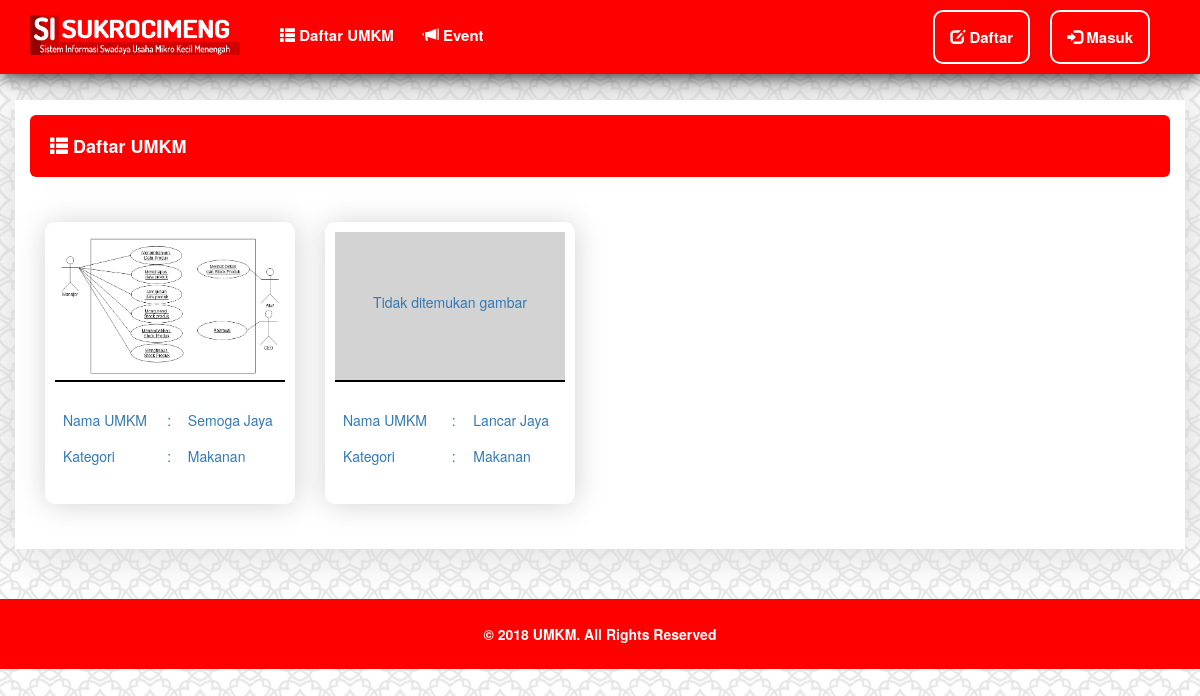
The page / on the database its author committed.
### tables this page shows
CREATE TABLE `pengusaha_umkm` (
  `id` int(10) UNSIGNED NOT NULL,
  `nama` varchar(100) NOT NULL,
  `email` varchar(100) NOT NULL,
  `password` varchar(255) NOT NULL,
  `nomor_telepon` varchar(15) NOT NULL,
  `alamat` varchar(255) NOT NULL,
  `id_kategori` tinyint(2) UNSIGNED NOT NULL,
  `deskripsi` text NOT NULL,
  `status` tinyint(1) NOT NULL
);

CREATE TABLE `pengusaha_umkm_kategori` (
  `id` int(11) UNSIGNED NOT NULL,
  `kategori` varchar(50) NOT NULL
);

### index.php (the view, shortened to what this page needs)
<?php
	require_once "header.php";
?>
<div class="container satu">
	<div class="jumbotron" style="background-color: red; color: white; padding: 10px 20px">
		<h4><b><i class="glyphicon glyphicon-th-list"></i> Daftar UMKM</b></h4>
	</div>
	<div class="boxes">
<?php
	$stmt = $db->prepare("SELECT pengusaha_umkm.*, kategori FROM pengusaha_umkm INNER JOIN pengusaha_umkm_kategori ON pengusaha_umkm.id_kategori = pengusaha_umkm_kategori.id AND status = 1");
	$stmt->execute();
	while ($result = $stmt->fetch()) {
?>
	<a href="profil_umkm.php?id=<?php echo $result['id']; ?>">
		<div class="boxin">
			<div class="imgin">
<?php
				$stmt2 = $db->prepare("SELECT id FROM pengusaha_umkm_produk WHERE id_pengusaha_umkm = ? LIMIT 1");
				$stmt2->bindParam(1, $result["id"]);
				$stmt2->execute();
				$res2 = $stmt2->fetch();
				echo (is_file("upload/produk/".$res2['id'].".jpg")) ? '<img src="upload/produk/'.$res2['id'].'.jpg" width="100%" height="100%">' : '<div style="padding-top:60px;text-align:center">Tidak ditemukan gambar</div>';
?>
			</div>
			<table class="table borderless">
				<tbody>
					<tr>
						<td>Nama UMKM</td>
						<td>:</td>
						<td><?php echo $result["nama"]; ?></td>
					</tr>
					<tr>
						<td>Kategori</td>
						<td>:</td>
						<td><?php echo $result["kategori"]; ?></td>
					</tr>
				</tbody>
			</table>
		</div>
	</a>
<?php
	}
?>
	</div>
</div>
<?php
	require_once "footer.php";
?>

### header.php (style rules this page uses)
.satu { background-color: white !important; padding: 15px; box-shadow: 1px 1px 50px lightgrey; }
body { background: url('img/pat.png'); background-size: 100px; padding-top: 100px; }

### index.php (style rules this page uses)
.boxes { display: flex; justify-content: flex-start; flex-wrap: wrap; }
.boxin { margin:15px; background-color: white; border-radius: 10px; padding: 10px; width: 250px; margin-bottom: 30px; box-shadow: 1px 1px 30px lightgrey; }
.imgin { border-bottom: 2px solid black; width: 100%; height: 150px; margin-bottom: 20px; background-color: lightgray }
.borderless>tbody>tr>td { border: none; }

### rows shown on the page
pengusaha_umkm: nama "Semoga Jaya", pengusaha_umkm_kategori.kategori "Makanan"
pengusaha_umkm: shows "Tidak ditemukan gambar", nama "Lancar Jaya", pengusaha_umkm_kategori.kategori "Makanan"
